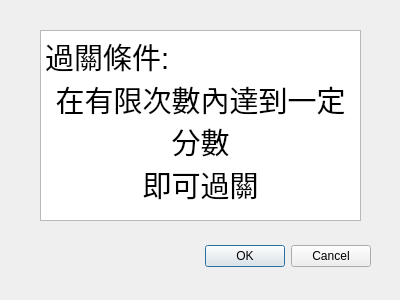
<?xml version="1.0" encoding="UTF-8"?>
<ui version="4.0">
 <class>Rule</class>
 <widget class="QDialog" name="Rule">
  <property name="geometry">
   <rect>
    <x>0</x>
    <y>0</y>
    <width>400</width>
    <height>300</height>
   </rect>
  </property>
  <property name="windowTitle">
   <string>Dialog</string>
  </property>
  <widget class="QDialogButtonBox" name="buttonBox">
   <property name="geometry">
    <rect>
     <x>30</x>
     <y>240</y>
     <width>341</width>
     <height>32</height>
    </rect>
   </property>
   <property name="orientation">
    <enum>Qt::Horizontal</enum>
   </property>
   <property name="standardButtons">
    <set>QDialogButtonBox::Cancel|QDialogButtonBox::Ok</set>
   </property>
  </widget>
  <widget class="QTextEdit" name="textEdit">
   <property name="geometry">
    <rect>
     <x>40</x>
     <y>30</y>
     <width>321</width>
     <height>191</height>
    </rect>
   </property>
   <property name="html">
    <string>&lt;!DOCTYPE HTML PUBLIC &quot;-//W3C//DTD HTML 4.0//EN&quot; &quot;http://www.w3.org/TR/REC-html40/strict.dtd&quot;&gt;
&lt;html&gt;&lt;head&gt;&lt;meta name=&quot;qrichtext&quot; content=&quot;1&quot; /&gt;&lt;style type=&quot;text/css&quot;&gt;
p, li { white-space: pre-wrap; }
&lt;/style&gt;&lt;/head&gt;&lt;body style=&quot; font-family:'PMingLiU'; font-size:9pt; font-weight:400; font-style:normal;&quot;&gt;
&lt;p style=&quot; margin-top:0px; margin-bottom:0px; margin-left:0px; margin-right:0px; -qt-block-indent:0; text-indent:0px;&quot;&gt;&lt;span style=&quot; font-size:22pt;&quot;&gt;過關條件:&lt;/span&gt;&lt;/p&gt;
&lt;p align=&quot;center&quot; style=&quot; margin-top:0px; margin-bottom:0px; margin-left:0px; margin-right:0px; -qt-block-indent:0; text-indent:0px;&quot;&gt;&lt;span style=&quot; font-size:22pt;&quot;&gt;在有限次數內達到一定分數&lt;/span&gt;&lt;/p&gt;
&lt;p align=&quot;center&quot; style=&quot; margin-top:0px; margin-bottom:0px; margin-left:0px; margin-right:0px; -qt-block-indent:0; text-indent:0px;&quot;&gt;&lt;span style=&quot; font-size:22pt;&quot;&gt;即可過關&lt;/span&gt;&lt;/p&gt;&lt;/body&gt;&lt;/html&gt;</string>
   </property>
  </widget>
 </widget>
 <resources/>
 <connections>
  <connection>
   <sender>buttonBox</sender>
   <signal>accepted()</signal>
   <receiver>Rule</receiver>
   <slot>accept()</slot>
   <hints>
    <hint type="sourcelabel">
     <x>248</x>
     <y>254</y>
    </hint>
    <hint type="destinationlabel">
     <x>157</x>
     <y>274</y>
    </hint>
   </hints>
  </connection>
  <connection>
   <sender>buttonBox</sender>
   <signal>rejected()</signal>
   <receiver>Rule</receiver>
   <slot>reject()</slot>
   <hints>
    <hint type="sourcelabel">
     <x>316</x>
     <y>260</y>
    </hint>
    <hint type="destinationlabel">
     <x>286</x>
     <y>274</y>
    </hint>
   </hints>
  </connection>
 </connections>
</ui>
